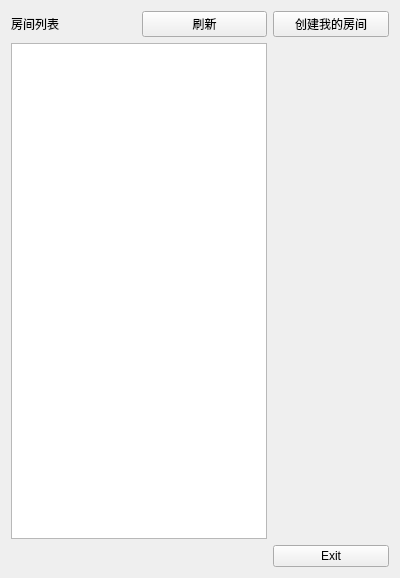
<?xml version="1.0" encoding="UTF-8"?>
<ui version="4.0">
 <class>RoomWidget</class>
 <widget class="QWidget" name="RoomWidget">
  <property name="geometry">
   <rect>
    <x>0</x>
    <y>0</y>
    <width>400</width>
    <height>578</height>
   </rect>
  </property>
  <property name="windowTitle">
   <string>Form</string>
  </property>
  <layout class="QGridLayout" name="gridLayout">
   <item row="0" column="2">
    <widget class="QPushButton" name="btnRefresh">
     <property name="text">
      <string>刷新</string>
     </property>
    </widget>
   </item>
   <item row="0" column="3">
    <widget class="QPushButton" name="btnCreate">
     <property name="text">
      <string>创建我的房间</string>
     </property>
    </widget>
   </item>
   <item row="0" column="1">
    <widget class="QLabel" name="label">
     <property name="text">
      <string>房间列表</string>
     </property>
    </widget>
   </item>
   <item row="3" column="3">
    <widget class="QPushButton" name="btnExit">
     <property name="text">
      <string>Exit</string>
     </property>
    </widget>
   </item>
   <item row="1" column="1" colspan="2">
    <widget class="QListWidget" name="lwRoom"/>
   </item>
  </layout>
 </widget>
 <resources/>
 <connections/>
</ui>
